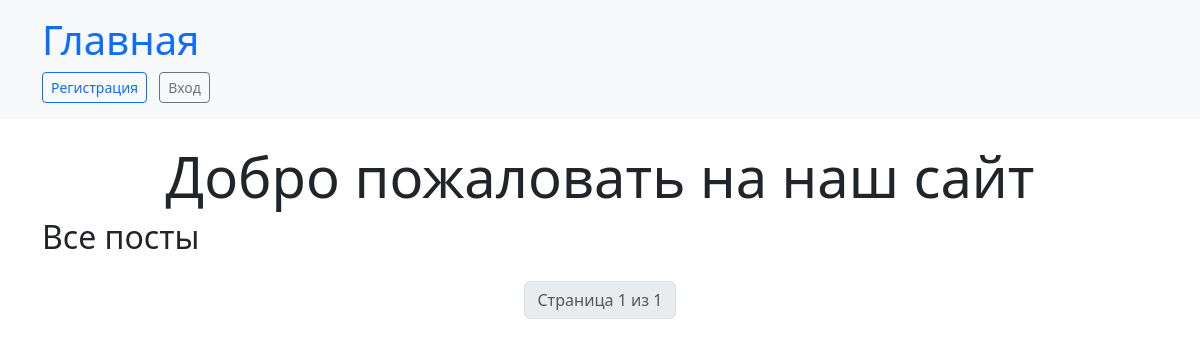
/shopapp/, run on an earlier commit of the app's database.
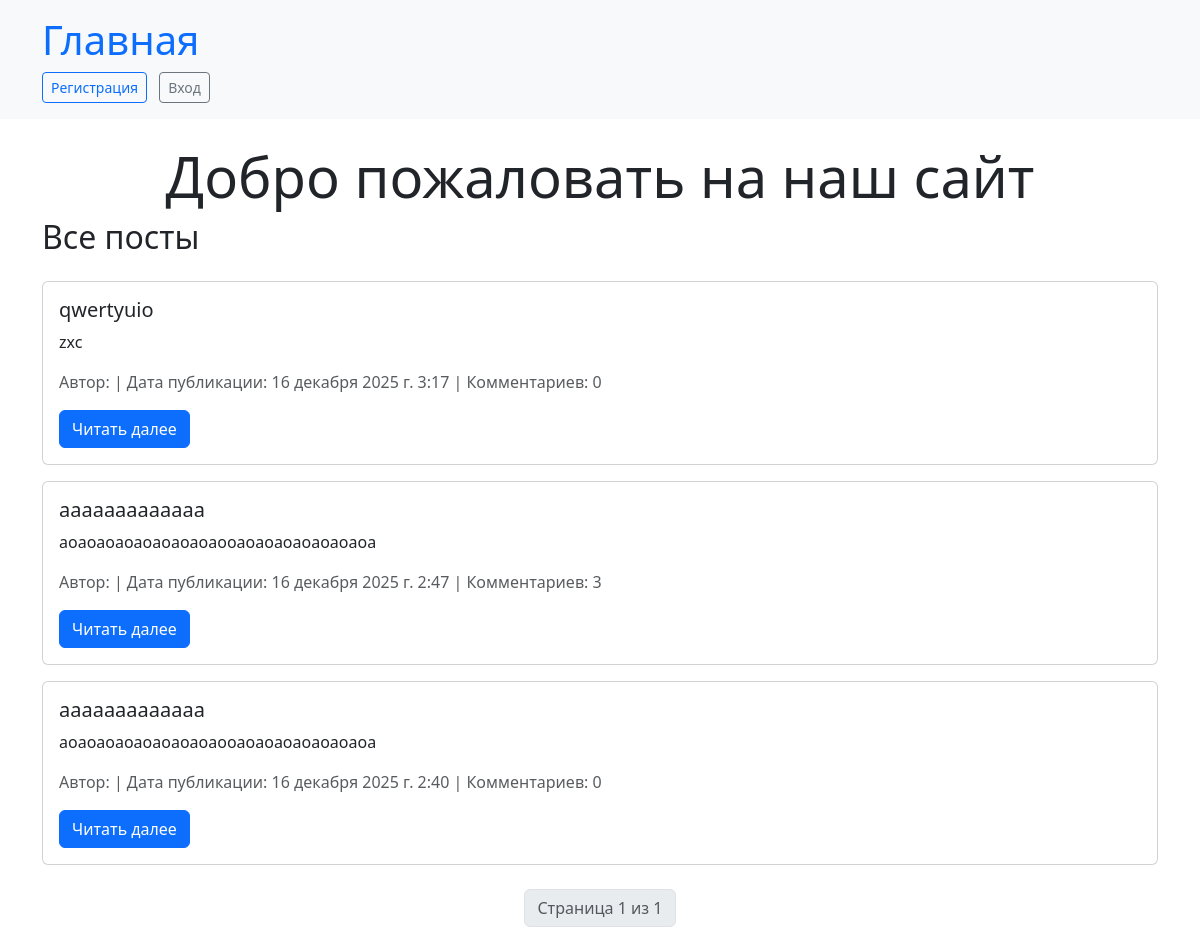
And on a later commit of the database.
### shopapp/models.py (models this page shows, shortened)
class Post(models.Model):
    author = models.ForeignKey(get_user_model(), on_delete=models.CASCADE, verbose_name="Автор", related_name='posts')
    title = models.CharField(max_length=255, verbose_name="Заголовок")
    content = models.TextField(verbose_name="Содержимое поста")
    created_at = models.DateTimeField(default=timezone.now, verbose_name="Дата и время публикации")
    likes = models.ManyToManyField(get_user_model(), related_name='liked_posts', blank=True, verbose_name="Лайки")

### shopapp/views.py (the view)
# urls.py: path('', views.index, name='index'),
def index(request):
    posts_list = Post.objects.all().order_by('-created_at')
    paginator = Paginator(posts_list, 50)
    page_number = request.GET.get('page')
    page_obj = paginator.get_page(page_number)
    return render(request, 'index.html', {'posts': page_obj})

### shopapp/models.py (called while the page is built)
    def __str__(self):
        return f"{self.first_name} {self.last_name}"

### shopapp/templates/index.html (shortened to what this page needs)
{% extends 'base.html' %}
{% block content %}
  <div class="text-center">
    <h1 class="display-4">Добро пожаловать на наш сайт</h1>
  </div>
<h2 class="mb-4">Все посты</h2>
{% for post in posts %}
    <div class="card mb-3">
        <div class="card-body">
            <h5 class="card-title">{{ post.title }}</h5>
            <p class="card-text">{{ post.content|truncatewords:20 }}</p>
            <p class="text-muted">
                Автор: {{ post.author }} | Дата публикации: {{ post.created_at }} | Комментариев: {{ post.comments.count }}
            </p>
            <a href="{% url 'shopapp:post_detail' post.pk %}" class="btn btn-primary">Читать далее</a>
        </div>
    </div>
{% endfor %}
<div class="mt-4">
    <nav aria-label="Пагинация">
        <ul class="pagination justify-content-center">
            <li class="page-item disabled">
                <span class="page-link">Страница {{ posts.number }} из {{ posts.paginator.num_pages }}</span>
            </li>
        </ul>
    </nav>
</div>
{% endblock %}

### shopapp/templates/base.html (shortened to what this page needs)
{% load static %}
<!DOCTYPE html>
<html lang="ru">
<head>
    <link href="https://cdn.jsdelivr.net/npm/bootstrap@5.3.3/dist/css/bootstrap.min.css" rel="stylesheet">
</head>
<body>
    <header class="bg-light p-3 mb-4">
        <div class="container">
            <h1><a class="text-decoration-none" href="{% url 'shopapp:index' %}">Главная</a></h1>
            <nav>
                {% if user.is_authenticated %}
                    <a class="btn btn-outline-primary btn-sm me-2" href="{% url 'shopapp:create_post' %}">Создать пост</a>
                    <a class="btn btn-outline-primary btn-sm me-2" href="{% url 'shopapp:profile' %}">Профиль</a>
                    <a class="btn btn-outline-secondary btn-sm me-2" href="{% url 'shopapp:logout' %}">Выход</a>
                {% else %}
                    <a class="btn btn-outline-primary btn-sm me-2" href="{% url 'shopapp:register' %}">Регистрация</a>
                    <a class="btn btn-outline-secondary btn-sm" href="{% url 'shopapp:login' %}">Вход</a>
                {% endif %}
            </nav>
        </div>
    </header>
    <main class="container">
        {% block content %}
        {% endblock %}
    </main>
</body>
</html>

What changed in the data, as far as the page shows it:
added Post: title "qwertyuio", content "zxc", created_at "16 декабря 2025 г. 3:17", comments.count "0"
added Post: title "aaaaaaaaaaaaa", content "aoaoaoaoaoaoaoaoaooaoaoaoaoaoaoaoa", created_at "16 декабря 2025 г. 2:47", comments.count "3"
added Post: title "aaaaaaaaaaaaa", content "aoaoaoaoaoaoaoaoaooaoaoaoaoaoaoaoa", created_at "16 декабря 2025 г. 2:40", comments.count "0"
